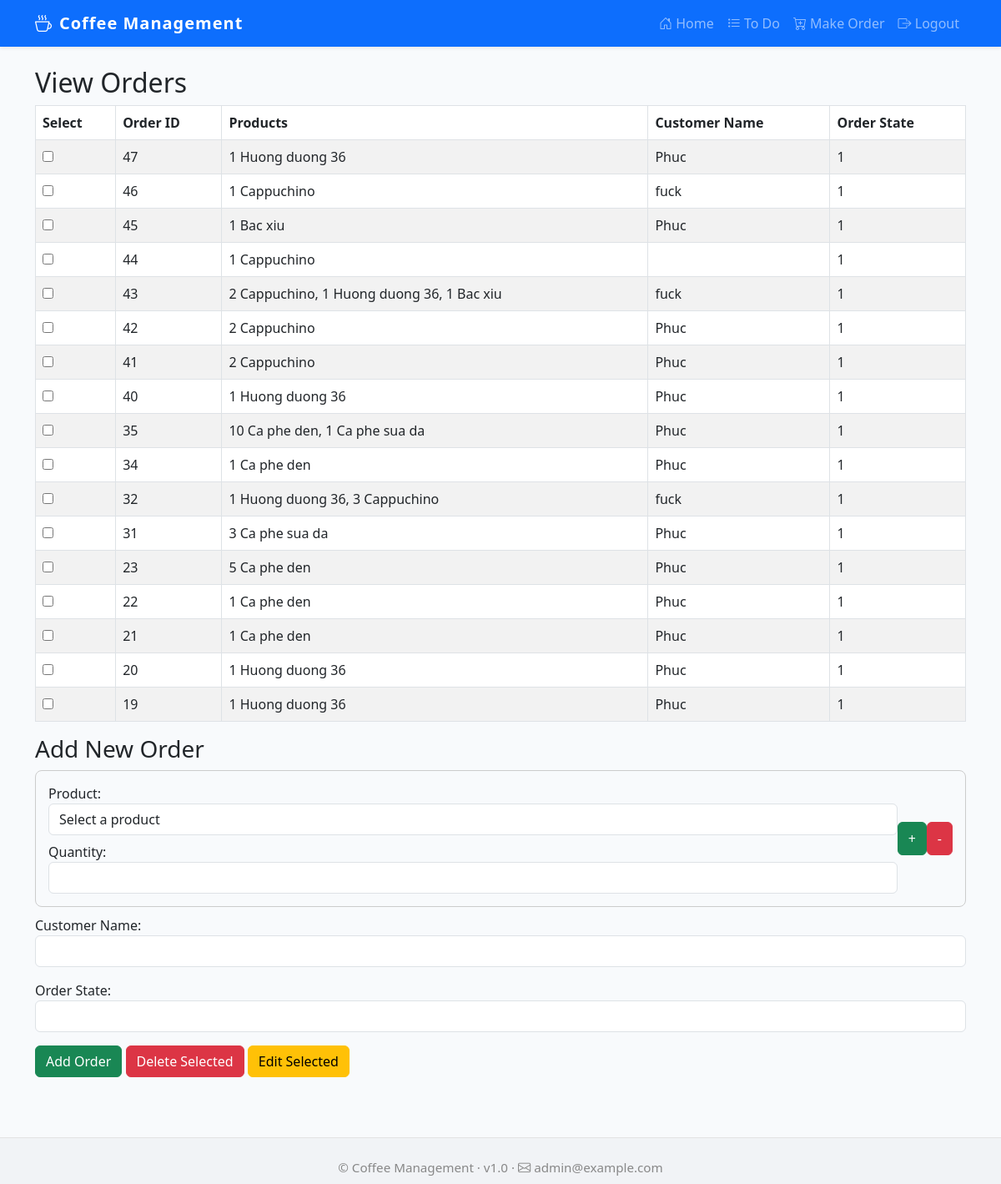
Screenshot of /adminpage/vieworder/ (signed in) with the database file from the repository.
### myapp/models.py (models this page shows, shortened)
class OrderList(models.Model):
    orderid = models.AutoField(primary_key=True)
    customer_name = models.CharField(max_length=100)
    order_state = models.IntegerField(choices=[(0, 'Paid'), (1, 'Unpaid')], default=1)
    order_date = models.DateTimeField(auto_now_add=True)
    voucher_discount = models.FloatField(default=0)
    final_price = models.FloatField(default=0)

### myapp/views.py (the view, shortened to what this page needs)
# urls.py: path('vieworder/', views.vieworder, name='view_orders'),
def vieworder(request):
    edit_order = None
    error = None
    orders = OrderList.objects.all().order_by('-orderid')
    order_data = []
    for order in orders:
        items = order.items.all()
        products_str = ", ".join([f"{item.quantity} {item.product.name}" for item in items])
        order_data.append({
            "order": order,
            "products_str": products_str,
        })
    products = ProductList.objects.all()
    return render_view_order(request, order_data, products, edit_order, error)

### myapp/views.py (called while the page is built)
def render_view_order(request, order_data, products, edit_order=None, error=None):
    return render(request, "vieworder.html", {
        "order_data": order_data,
        "products": products,
        "edit_order": edit_order,
        "error": error,
    })

### myapp/templates/vieworder.html (shortened to what this page needs)
{% extends "base.html" %}
{% block content %}
<h2>View Orders</h2>
<form method="post">
    <table class="table table-striped table-bordered table-hover">
        <thead>
            <tr>
                <th>Select</th>
                <th>Order ID</th>
                <th>Products</th>
                <th>Customer Name</th>
                <th>Order State</th>
            </tr>
        </thead>
        <tbody>
            {% for entry in order_data %}
            <tr>
                <td>
                    <input type="checkbox" name="selected_orders" value="{{ entry.order.orderid }}">
                </td>
                <td>{{ entry.order.orderid }}</td>
                <td>{{ entry.products_str }}</td>
                <td>{{ entry.order.customer_name }}</td>
                <td>{{ entry.order.order_state }}</td>
            </tr>
            {% endfor %}
        </tbody>
    </table>
    <h3>Add New Order</h3>
    <div id="product-boxes">
        <div class="form-group d-flex align-items-center product-box" style="border:1px solid #ccc; padding:15px; border-radius:8px; margin-bottom:10px;">
            <div style="flex:1;">
                <label>Product:</label>
                <select name="product_0" class="form-control">
                    <option value="" disabled selected>Select a product</option>
                </select>
                <label class="mt-2">Quantity:</label>
                <input type="number" name="quantity_0" class="form-control" min="1">
            </div>
            <button type="button" class="btn btn-success ml-2" onclick="addProductBox(this)" style="height:40px;">+</button>
            <button type="button" class="btn btn-danger ml-2" onclick="removeProductBox(this)" style="height:40px;">-</button>
        </div>
    </div>
    <div class="mb-3">
        <label>Customer Name:</label>
        <input type="text" name="new_customer_name" class="form-control" >
    </div>
    <div class="mb-3">
        <label>Order State:</label>
        <input type="number" name="new_order_state" class="form-control">
    </div>
    <button type="submit" name="action" value="add" class="btn btn-success">Add Order</button>
    <button type="submit" name="action" value="delete" class="btn btn-danger">Delete Selected</button>
    <button type="submit" name="action" value="edit" class="btn btn-warning">Edit Selected</button>
</form>
{% endblock %}

### myapp/templates/base.html (style rules this page uses)
body { background: #f8fafc; }

### rows the page displays
OrderList: order.orderid "47", products_str "1 Huong duong 36", order.customer_name "Phuc", order.order_state "1"
OrderList: order.orderid "46", products_str "1 Cappuchino", order.customer_name "fuck", order.order_state "1"
OrderList: order.orderid "45", products_str "1 Bac xiu", order.customer_name "Phuc", order.order_state "1"
OrderList: order.orderid "44", products_str "1 Cappuchino", order.order_state "1"
OrderList: order.orderid "43", products_str "2 Cappuchino, 1 Huong duong 36, 1 Bac xiu", order.customer_name "fuck", order.order_state "1"
OrderList: order.orderid "42", products_str "2 Cappuchino", order.customer_name "Phuc", order.order_state "1"
OrderList: order.orderid "41", products_str "2 Cappuchino", order.customer_name "Phuc", order.order_state "1"
OrderList: order.orderid "40", products_str "1 Huong duong 36", order.customer_name "Phuc", order.order_state "1"
OrderList: order.orderid "35", products_str "10 Ca phe den, 1 Ca phe sua da", order.customer_name "Phuc", order.order_state "1"
OrderList: order.orderid "34", products_str "1 Ca phe den", order.customer_name "Phuc", order.order_state "1"
OrderList: order.orderid "32", products_str "1 Huong duong 36, 3 Cappuchino", order.customer_name "fuck", order.order_state "1"
OrderList: order.orderid "31", products_str "3 Ca phe sua da", order.customer_name "Phuc", order.order_state "1"
OrderList: order.orderid "23", products_str "5 Ca phe den", order.customer_name "Phuc", order.order_state "1"
OrderList: order.orderid "22", products_str "1 Ca phe den", order.customer_name "Phuc", order.order_state "1"
OrderList: order.orderid "21", products_str "1 Ca phe den", order.customer_name "Phuc", order.order_state "1"
OrderList: order.orderid "20", products_str "1 Huong duong 36", order.customer_name "Phuc", order.order_state "1"
OrderList: order.orderid "19", products_str "1 Huong duong 36", order.customer_name "Phuc", order.order_state "1"
